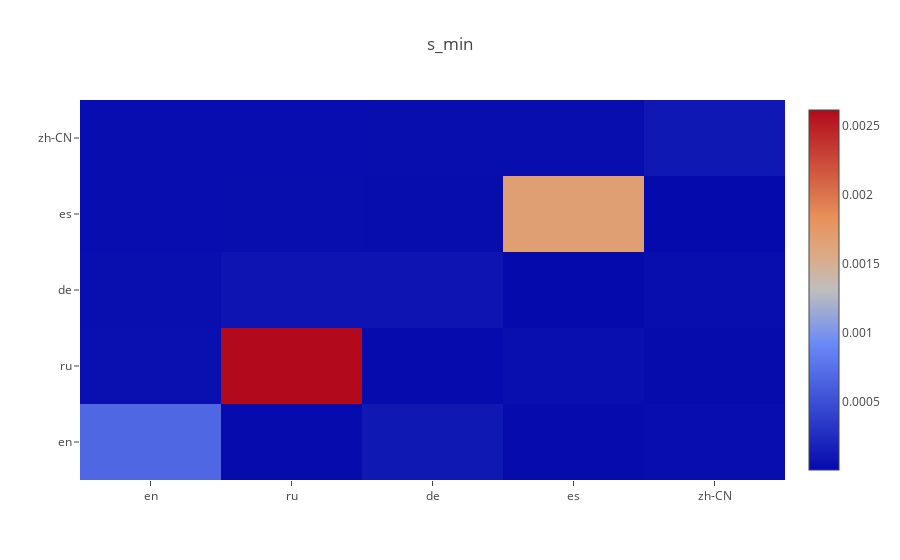
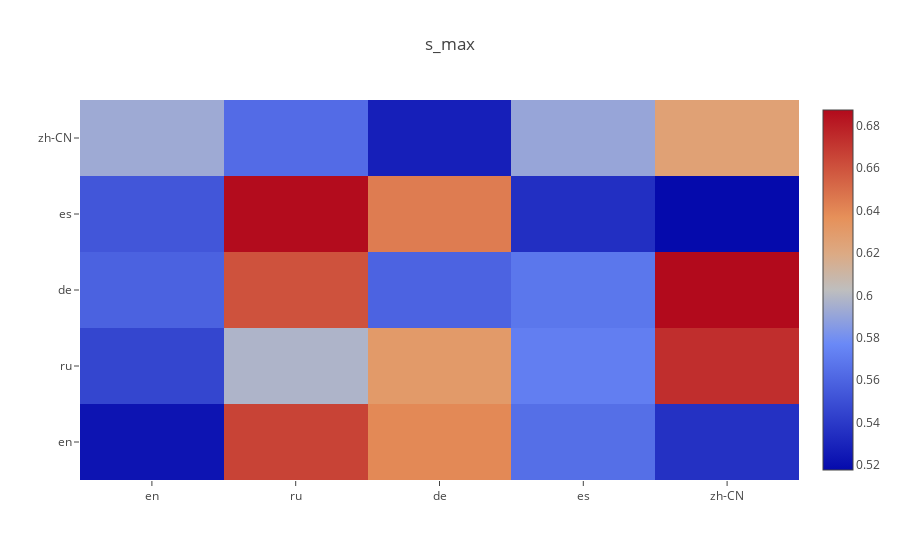
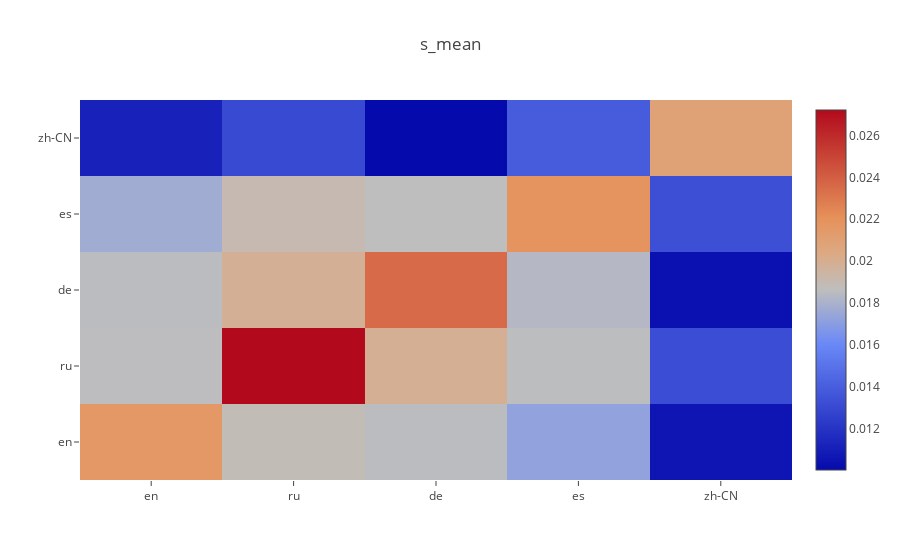
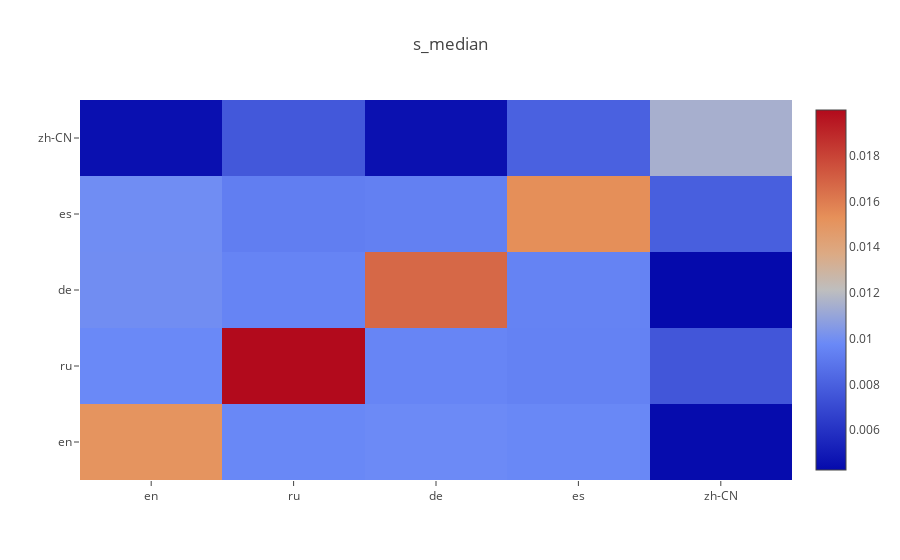

The code cell stored with these charts, in order, in its notebook:
### Markdown cell above
## Heatmaps of SVD Statistics

### Code cell
s_min = []
    s_min.append(s_min_en)
    s_min.append(s_min_ru)
    s_min.append(s_min_de)
    s_min.append(s_min_es)
    s_min.append(s_min_zh)
    s_max = []
    s_max.append(s_max_en)
    s_max.append(s_max_ru)
    s_max.append(s_max_de)
    s_max.append(s_max_es)
    s_max.append(s_max_zh)
    s_mean = []
    s_mean.append(s_mean_en)
    s_mean.append(s_mean_ru)
    s_mean.append(s_mean_de)
    s_mean.append(s_mean_es)
    s_mean.append(s_mean_zh)
    s_median = []
    s_median.append(s_median_en)
    s_median.append(s_median_ru)
    s_median.append(s_median_de)
    s_median.append(s_median_es)
    s_median.append(s_median_zh)
    s_std = []
    s_std.append(s_std_en)
    s_std.append(s_std_ru)
    s_std.append(s_std_de)
    s_std.append(s_std_es)
    s_std.append(s_std_zh)
        
    s1_min = []
    s1_min.append(s1_min_en)
    s1_min.append(s1_min_ru)
    s1_min.append(s1_min_de)
    s1_min.append(s1_min_es)
    s1_min.append(s1_min_zh)
    s1_max = []
    s1_max.append(s1_max_en)
    s1_max.append(s1_max_ru)
    s1_max.append(s1_max_de)
    s1_max.append(s1_max_es)
    s1_max.append(s1_max_zh)
    s1_mean = []
    s1_mean.append(s1_mean_en)
    s1_mean.append(s1_mean_ru)
    s1_mean.append(s1_mean_de)
    s1_mean.append(s1_mean_es)
    s1_mean.append(s1_mean_zh)
    s1_median = []
    s1_median.append(s1_median_en)
    s1_median.append(s1_median_ru)
    s1_median.append(s1_median_de)
    s1_median.append(s1_median_es)
    s1_median.append(s1_median_zh)
    s1_std = []
    s1_std.append(s1_std_en)
    s1_std.append(s1_std_ru)
    s1_std.append(s1_std_de)
    s1_std.append(s1_std_es)
    s1_std.append(s1_std_zh)
    
    init_notebook_mode(connected=True)

    
    
    

    trace = go.Heatmap(z=s_min,
                   x=['en', 'ru', 'de', 'es', 'zh-CN'],
                   y=['en', 'ru', 'de', 'es', 'zh-CN'])
    data=[trace]
    layout = go.Layout(
    title='s_min',
    )
    fig = go.Figure(data=data, layout=layout)
    iplot(fig, filename='s_min')
    
    trace = go.Heatmap(z=s_max,
                   x=['en', 'ru', 'de', 'es', 'zh-CN'],
                   y=['en', 'ru', 'de', 'es', 'zh-CN'])
    data=[trace]
    layout = go.Layout(
    title='s_max',
    )
    fig = go.Figure(data=data, layout=layout)
    iplot(fig, filename='s_max')
    
    trace = go.Heatmap(z=s_mean,
                   x=['en', 'ru', 'de', 'es', 'zh-CN'],
                   y=['en', 'ru', 'de', 'es', 'zh-CN'])
    data=[trace]
    layout = go.Layout(
    title='s_mean',
    )
    fig = go.Figure(data=data, layout=layout)
    iplot(fig, filename='s_mean')
    
    trace = go.Heatmap(z=s_median,
                   x=['en', 'ru', 'de', 'es', 'zh-CN'],
                   y=['en', 'ru', 'de', 'es', 'zh-CN'])
    data=[trace]
    layout = go.Layout(
    title='s_median',
    )
    fig = go.Figure(data=data, layout=layout)
    iplot(fig, filename='s_median')
    
    trace = go.Heatmap(z=s_std,
                   x=['en', 'ru', 'de', 'es', 'zh-CN'],
                   y=['en', 'ru', 'de', 'es', 'zh-CN'])
    data=[trace]
    fig = go.Figure(data=data, layout=layout)
    layout = go.Layout(
    title='s_std',
    )
    fig = go.Figure(data=data, layout=layout)
    iplot(fig, filename='s_std')
    
    
    
    
    
    
    trace = go.Heatmap(z=s1_min,
                   x=['en', 'ru', 'de', 'es', 'zh-CN'],
                   y=['en', 'ru', 'de', 'es', 'zh-CN'])
    data=[trace]
    layout = go.Layout(
    title='s1_min',
    )
    fig = go.Figure(data=data, layout=layout)
    iplot(fig, filename='s1_min')
    
    trace = go.Heatmap(z=s1_max,
                   x=['en', 'ru', 'de', 'es', 'zh-CN'],
                   y=['en', 'ru', 'de', 'es', 'zh-CN'])
    data=[trace]
    layout = go.Layout(
    title='s_max',
    )
    fig = go.Figure(data=data, layout=layout)
    iplot(fig, filename='s_max')
    
    trace = go.Heatmap(z=s1_mean,
                   x=['en', 'ru', 'de', 'es', 'zh-CN'],
                   y=['en', 'ru', 'de', 'es', 'zh-CN'])
    data=[trace]
    layout = go.Layout(
    title='s1_mean',
    )
    fig = go.Figure(data=data, layout=layout)
    iplot(fig, filename='s1_mean')
    
    trace = go.Heatmap(z=s1_median,
                   x=['en', 'ru', 'de', 'es', 'zh-CN'],
                   y=['en', 'ru', 'de', 'es', 'zh-CN'])
    data=[trace]
    layout = go.Layout(
    title='s1_median',
    )
    fig = go.Figure(data=data, layout=layout)
    iplot(fig, filename='s1_median')
    
    trace = go.Heatmap(z=s1_std,
                   x=['en', 'ru', 'de', 'es', 'zh-CN'],
                   y=['en', 'ru', 'de', 'es', 'zh-CN'])
    data=[trace]
    layout = go.Layout(
    title='s1_std',
    )
    fig = go.Figure(data=data, layout=layout)
    iplot(fig, filename='s1_std')

### Figure 1 — Plotly figure (JSON) as saved in the notebook; plotly's stock layout.template omitted (floating-point values rounded to 4 significant figures)
{"data": [{"type": "heatmap", "x": ["en", "ru", "de", "es", "zh-CN"], "y": ["en", "ru", "de", "es", "zh-CN"], "z": [[0.0006754, 1.219e-05, 0.0001025, 9.484e-06, 2.039e-05], [4.315e-05, 0.002617, 5.997e-06, 3.626e-05, 6.561e-06], [3.907e-05, 7.431e-05, 7.067e-05, 1.721e-06, 2.794e-05], [2.346e-05, 3.156e-05, 1.591e-05, 0.001684, 4.93e-06], [2.052e-05, 2.433e-05, 3.127e-05, 2.909e-05, 0.0001022]]}], "layout": {"title": "s_min"}}

### Figure 2 — Plotly figure (JSON) as saved in the notebook; plotly's stock layout.template omitted (floating-point values rounded to 4 significant figures)
{"data": [{"type": "heatmap", "x": ["en", "ru", "de", "es", "zh-CN"], "y": ["en", "ru", "de", "es", "zh-CN"], "z": [[0.5222, 0.6659, 0.6394, 0.5647, 0.536], [0.5454, 0.5976, 0.6305, 0.5721, 0.6737], [0.5586, 0.6604, 0.5593, 0.5685, 0.6875], [0.5533, 0.6869, 0.6443, 0.5348, 0.5176], [0.5928, 0.5632, 0.5276, 0.5907, 0.6258]]}], "layout": {"title": "s_max"}}

### Figure 3 — Plotly figure (JSON) as saved in the notebook; plotly's stock layout.template omitted (floating-point values rounded to 4 significant figures)
{"data": [{"type": "heatmap", "x": ["en", "ru", "de", "es", "zh-CN"], "y": ["en", "ru", "de", "es", "zh-CN"], "z": [[0.02158, 0.01883, 0.01855, 0.01725, 0.01056], [0.0186, 0.02721, 0.01989, 0.01858, 0.01322], [0.01853, 0.01985, 0.02351, 0.01835, 0.01037], [0.01775, 0.01902, 0.01862, 0.02185, 0.01331], [0.01116, 0.0131, 0.01005, 0.01395, 0.02087]]}], "layout": {"title": "s_mean"}}

### Figure 4 — Plotly figure (JSON) as saved in the notebook; plotly's stock layout.template omitted (floating-point values rounded to 4 significant figures)
{"data": [{"type": "heatmap", "x": ["en", "ru", "de", "es", "zh-CN"], "y": ["en", "ru", "de", "es", "zh-CN"], "z": [[0.01508, 0.009721, 0.009827, 0.009705, 0.004332], [0.009773, 0.01999, 0.009616, 0.009457, 0.007569], [0.009966, 0.009569, 0.01672, 0.009491, 0.004265], [0.009928, 0.009296, 0.009387, 0.01534, 0.007941], [0.004544, 0.007628, 0.004577, 0.008051, 0.01147]]}], "layout": {"title": "s_median"}}
